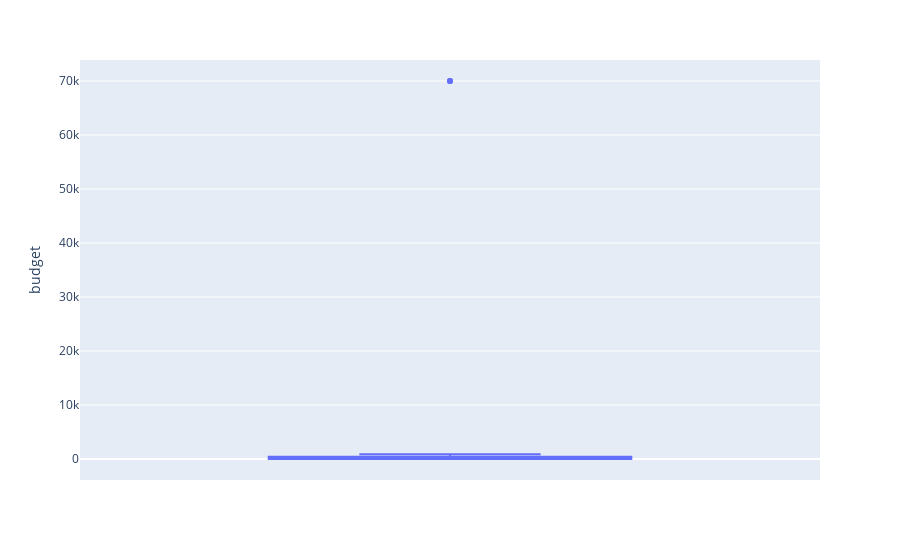

Notebook cell for this chart:
### Code cell
fg = px.box(df,y="budget")
fg.show()

### Figure 1 — Plotly figure (JSON) as saved in the notebook; plotly's stock layout.template omitted (floating-point values rounded to 4 significant figures)
{"data": [{"alignmentgroup": "True", "hovertemplate": "budget=%{y}<extra></extra>", "legendgroup": "", "marker": {"color": "#636efa"}, "name": "", "notched": false, "offsetgroup": "", "orientation": "v", "showlegend": false, "type": "box", "x0": " ", "xaxis": "x", "y": [70000, 200, 165, 180, 250, 25, 165, 55, 103, 200, 3.18, 237, 7.2, 185, 22, 63, 15.5, 400, 400, 216.7, 177, 400, 550, 390, 1.4, 120, 100, 850, 1, 250, 900, 1.8, 500, 1, 2, 5.5, 1.8, 70000, 500], "y0": " ", "yaxis": "y"}], "layout": {"boxmode": "group", "legend": {"tracegroupgap": 0}, "margin": {"t": 60}, "xaxis": {"anchor": "y", "domain": [0, 1]}, "yaxis": {"anchor": "x", "domain": [0, 1], "title": {"text": "budget"}}}}
